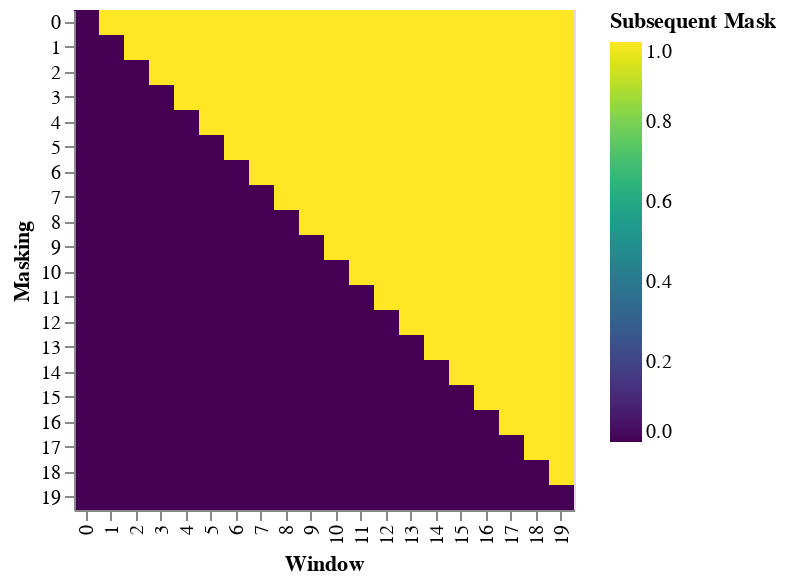

Here is the notebook cell this chart was saved with:
### Code cell
def example_mask():
    LS_data = pd.concat(
        [
            pd.DataFrame(
                {
                    "Subsequent Mask": subsequent_mask(20)[0][x, y].flatten(),
                    "Window": y,
                    "Masking": x,
                }
            )
            for y in range(20)
            for x in range(20)
        ]
    )

    return (
        alt.Chart(LS_data)
        .mark_rect()
        .properties(height=250, width=250)
        .encode(
            alt.X("Window:O"),
            alt.Y("Masking:O"),
            alt.Color("Subsequent Mask:Q", scale=alt.Scale(scheme="viridis")),
        )
        .interactive()
    )


example_mask()

### Figure 1 — Vega-Lite specification as saved in the notebook (floating-point values rounded to 4 significant figures; data arrays with more than 128 entries replaced by an {"elided": "..."} marker saying what was removed)
{"config": {"view": {"continuousWidth": 300, "continuousHeight": 300}}, "data": {"name": "data-24f22f564c2395f116c5351f281b7bf0"}, "mark": {"type": "rect"}, "encoding": {"color": {"field": "Subsequent Mask", "scale": {"scheme": "viridis"}, "type": "quantitative"}, "x": {"field": "Window", "type": "ordinal"}, "y": {"field": "Masking", "type": "ordinal"}}, "height": 250, "params": [{"name": "param_1", "select": {"type": "interval", "encodings": ["x", "y"]}, "bind": "scales"}], "width": 250, "$schema": "https://vega.github.io/schema/vega-lite/v5.17.0.json", "datasets": {"data-24f22f564c2395f116c5351f281b7bf0": {"elided": "400 records"}}}
